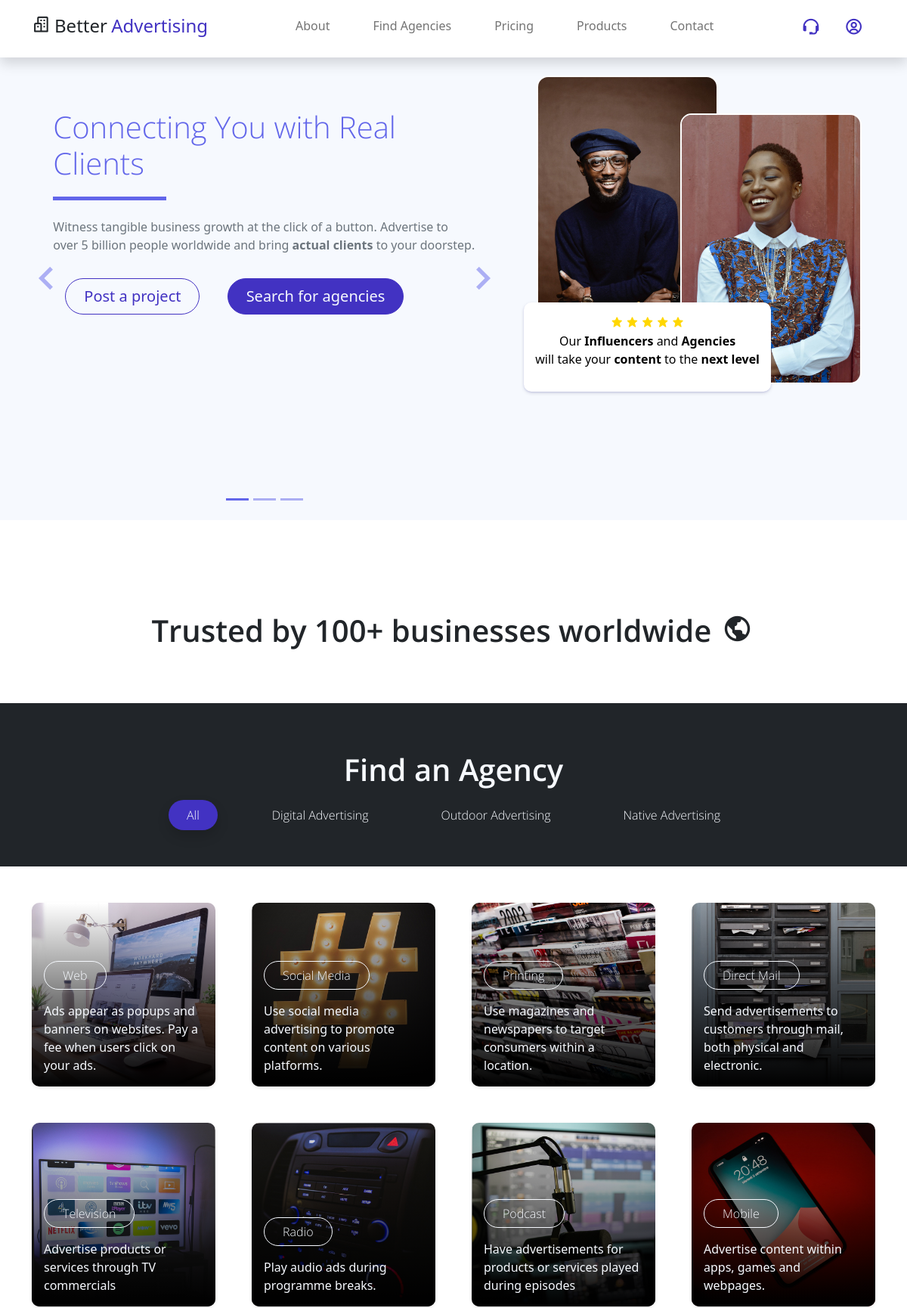
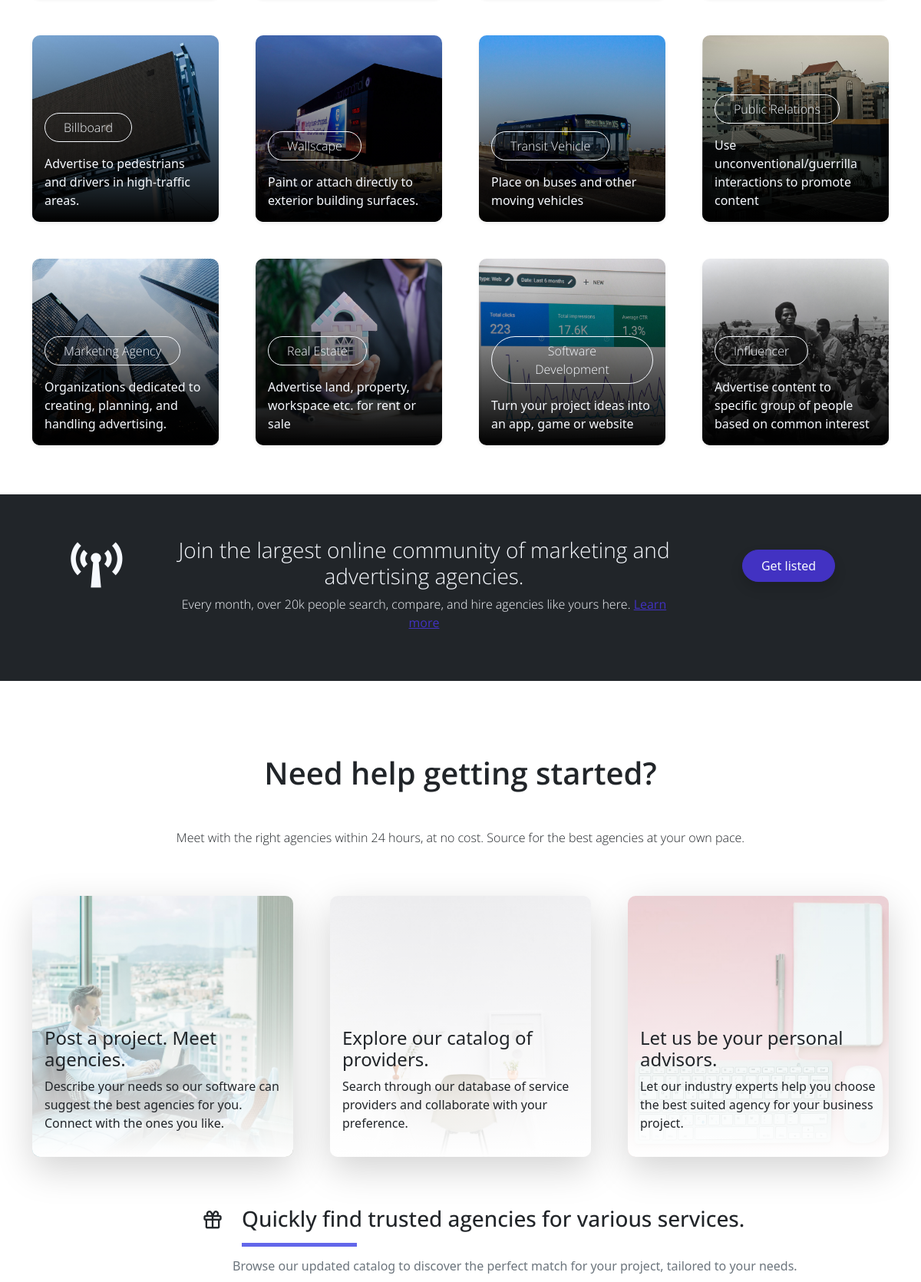
The page / (upper part) on the database its author committed (2 pictures, top to bottom).
### about/models.py (models this page shows, shortened)
class Category(models.Model):
    parent = models.ForeignKey('self', related_name='children', on_delete=models.CASCADE, blank=True, null=True)
    title = models.CharField(max_length=100)
    headline = models.CharField(max_length=250, null=True, blank=True)
    description = models.TextField(max_length=1000, null=True, blank=True)
    slug = AutoSlugField(populate_from='title', unique=True, null=False, editable=False)
    created_at = models.DateTimeField(auto_now_add=True)
    image = models.ImageField(upload_to='categories', blank=True, null=False)
    class Meta:
        unique_together = ('slug', 'parent',)
        verbose_name_plural = "categories"
    def __str__(self):
        full_path = [self.title]
        k = self.parent
        while k is not None:
            full_path.append(k.title)
            k = k.parent
        return ' -> '.join(full_path[::-1])
    def get_title(self):
        title = str(self.title).lower().replace(' ', '_')
        return title

### about/views.py (the view)
# urls.py: path('', HomeView.as_view(), name='home'),
class HomeView(ListView):
    model = Category
    template_name = 'index.html'
    context_object_name = 'categories'

### templates/index.html (shortened to what this page needs)
<!DOCTYPE html>{% load static %}{% load humanize %}
<html lang="en">
<head>
    <link href="{% static 'css/bootstrap.min.css' %}" rel="stylesheet">
    <link href="{% static 'css/boxicon.min.css' %}" rel="stylesheet">
    <link rel="stylesheet" href="{% static 'css/templatemo.css' %}">
    <link rel="stylesheet" href="{% static 'css/custom.css' %}">
    <link rel="stylesheet" href="{% static 'css/loader.css' %}">
    <link rel="stylesheet" href="{% static 'css/modal.css' %}">
</head>
<body onload="showPage()">
<div id="body" style="display: none;">
    <nav id="main_nav" class="navbar navbar-expand-lg navbar-light bg-white shadow sticky">
        <div class="container d-flex justify-content-between align-items-center">
            <a class="navbar-brand h1" href="/">
                <i class='bx bx-buildings bx-sm text-dark'></i>
                <span class="text-dark h4">Better</span> <span class="text-primary h4">Advertising</span>
            </a>
            <div class="align-self-center collapse navbar-collapse flex-fill  d-lg-flex justify-content-lg-between" id="navbar-toggler-success">
                <div class="flex-fill mx-xl-5 mb-2">
                    <ul class="nav navbar-nav d-flex justify-content-between mx-xl-5 text-center text-dark">
                        <li class="nav-item">
                            <a class="nav-link btn-outline-primary rounded-pill px-1" href="/about">About</a>
                        </li>
                        <li class="nav-item">
                            <a class="nav-link btn-outline-primary rounded-pill px-1" href="/connect">Find Agencies</a>
                        </li>
                        <li class="nav-item">
                            <a class="nav-link btn-outline-primary rounded-pill px-1" href="/pricing">Pricing</a>
                        </li>
                        <li class="nav-item">
                            <a class="nav-link btn-outline-primary rounded-pill px-1" href="/store">Products</a>
                        </li>
                        <li class="nav-item">
                            <a class="nav-link btn-outline-primary rounded-pill px-1" href="/contact.asp">Contact</a>
                        </li>
                    </ul>
                </div>
                <div class="navbar align-self-center d-flex">
                    <a class="nav-link" href="#"><i class='bx bx-support bx-sm bx-tada-hover text-primary'></i></a>
                    <a class="nav-link" href="/hwjwo" target="_blank"><i class='bx bx-user-circle bx-sm text-primary'></i></a>
                </div>
            </div>
        </div>
    </nav>
{% block content %}
    <div class="banner-wrapper bg-light">
        <div id="index_banner" class="banner-vertical-center-index container-fluid pt-5 mb-5">
            <div class="row">
                <div class="col-lg-7 col-12">
                    <div id="carouselExampleIndicators" class="carousel slide" data-bs-ride="carousel">
                        <ol class="carousel-indicators">
                            <li data-bs-target="#carouselExampleIndicators" data-bs-slide-to="0" class="active"></li>
                            <li data-bs-target="#carouselExampleIndicators" data-bs-slide-to="1"></li>
                            <li data-bs-target="#carouselExampleIndicators" data-bs-slide-to="2"></li>
                        </ol>
                        <div class="carousel-inner">
                            <div class="carousel-item active">
                                <div class="py-5 row d-flex align-items-center">
                                    <div class="banner-content col-lg-10 col-10 offset-2 m-lg-auto text-left py-5">
                                        <h2 class="banner-heading h2 text-secondary display-3 mb-0 pb-5 mx-0 px-0 light-300 typo-space-line">
                                            Connecting You with Real Clients
                                      </h2>
                                        <p class="banner-body text-muted py-0 mx-0 px-0">
                                            Witness tangible business growth at the click of a button. Advertise to over 5 billion people worldwide and bring <b>actual clients</b> to your doorstep.
                                         </p>
                                            <a class="banner-button btn rounded-pill btn-outline-primary btn-lg px-4 m-3" href="#run-ads" role="button">Post a project</a>
                                            <a class="banner-button btn rounded-pill btn-primary btn-lg px-4 m-3" href="#run-ads" role="button">Search for agencies</a>
                                    </div>
                                </div>
                            </div>
                        </div>
                        <a class="carousel-control-prev text-decoration-none" href="#carouselExampleIndicators" role="button" data-bs-slide="prev">
                            <i class='bx bx-chevron-left'></i>
                        </a>
                        <a class="carousel-control-next text-decoration-none" href="#carouselExampleIndicators" role="button" data-bs-slide="next">
                            <i class='bx bx-chevron-right'></i>
                        </a>
                    </div>
                </div>
                <div class="d-none d-lg-block col-5">
                    <img src="{% static 'img/model-2.jpg' %}" id="model-2">
                    <img src="{% static 'img/model-1.jpg' %}" id="model-1" >
                    <div id="model-desc">
                        <i class="bx bxs-star" style="color: gold"></i>
                        <i class="bx bxs-star" style="color: gold"></i>
                        <i class="bx bxs-star" style="color: gold"></i>
                        <i class="bx bxs-star" style="color: gold"></i>
                        <i class="bx bxs-star" style="color: gold"></i>
                        <p>
                            Our <b>Influencers</b> and <b>Agencies</b><br> will take your <b>content</b> to the <b>next level</b>
                        </p>
                    </div>
                </div>
            </div>
        </div>
    </div>
<br>
    <section class="service-wrapper">
        <div class="container-fluid pb-3">
            <div class="row">
                <h3 class="h2 text-center col-12 py-5 semi-bold-600">Trusted by 100+ businesses worldwide <i class='bx bx-world h2 m-1'></i></h3>
            </div>
        </div>
        <div id="run-ads" class="service-tag py-5 bg-dark">
            <div class="col-md-12">
                <h2 class="col-md-6 m-auto h2 text-light text-center px-5 semi-bold-600 py-3">Find an Agency</h2>
                <ul class="nav d-flex justify-content-center">
                    <li class="nav-item mx-lg-4">
                        <a class="filter-btn nav-link btn-outline-primary active shadow rounded-pill text-light px-4 light-300" href="#" data-filter=".project">All</a>
                    </li>
                    {% for i in categories %}
                    {% if i.children.all %}
                        <li class="nav-item mx-lg-4">
                            <a class="filter-btn nav-link btn-outline-primary rounded-pill text-light px-4 light-300" href="#" data-filter=".{{i.get_title}}">{{i.title}} Advertising</a>
                        </li>
                    {% endif %}
                    {% endfor %}
                </ul>
            </div>
        </div>
    </section>
    <section class="container overflow-hidden py-5">
        <div class="row gx-5 gx-sm-3 gx-lg-5 gy-lg-5 gy-3 pb-3 projects">
            {% for i in categories %}
                {% if not i.children.all %}
                    <div class="col-xl-3 col-md-4 col-sm-6 project {{i.parent.get_title}} {% if i.parent.parent %}{{ i.get_parent.slug }}{% endif %}">
                        <a href="connect/{{i.slug}}" class="service-work card border-0 text-white shadow-sm overflow-hidden mx-5 m-sm-0">
                            <img class="service card-img" src="{% static 'img/categories' %}/{{i.get_title}}.jpg" alt="Card image">
                            <div class="service-work-vertical card-img-overlay d-flex align-items-end">
                                <div class="service-work-content text-left text-light">
                                    <span class="btn btn-outline-light rounded-pill mb-lg-3 px-lg-4 light-300">{{i.title}}</span>
                                    <p class="card-text">{{i.headline}}</p>
                                </div>
                            </div>
                        </a>
                    </div>
                {% endif %}
            {% endfor %}
        </div>
    </section>
    <section class="bg-dark">
        <div class="container py-5">
            <div class="row d-flex justify-content-center text-center">
                <div class="col-lg-2 col-12 text-light align-items-center">
                    <i class='display-1 bx bx-broadcast bx-lg'></i>
                </div>
                <div class="col-lg-7 col-12 text-light pt-2">
                    <h3 class="h3 light-300">Join the largest online community of marketing and advertising agencies.</h3>
                    <p class="light-300">
                        Every month, over 20k people search, compare, and hire agencies like yours here.
                        <a href="">Learn more</a>
                    </p>
                </div>
                <div class="col-lg-3 col-12 pt-4">
                    <a href="#" class="btn btn-primary rounded-pill btn-block shadow px-4 py-2">Get listed</a>
                </div>
            </div>
        </div>
    </section>
    <section class="py-5 mb-5">
        <div class="container">
            <div class="recent-work-header row text-center pb-5">
                <h2 class="col-md-6 m-auto h2 semi-bold-600 py-5">Need help getting started?</h2>
                <p class="light-300">Meet with the right agencies within 24 hours, at no cost. Source for the best agencies at your own pace.</p>
            </div>
            <div class="row gy-5 g-lg-5 mb-4">
                <div class="col-md-4 mb-3">
                    <a href="#" class="recent-work card border-0 shadow-lg overflow-hidden">
                        <img class="recent-work-img card-img" src="{% static 'img/recent-work-01.jpg' %}" alt="Card image">
                        <div class="recent-work-vertical card-img-overlay d-flex align-items-end">
                            <div class="recent-work-content text-start mb-3 ml-3 text-dark">
                                <h4 class="card-title bold-300">Post a project. Meet agencies.</h4>
                                <p class="card-text">
                                    Describe your needs so our software can suggest the best agencies for you.
                                    Connect with the ones you like.
                                </p>
                            </div>
                        </div>
                    </a>
                </div>
                <div class="col-md-4 mb-3">
                    <a href="#" class="recent-work card border-0 shadow-lg overflow-hidden">
                        <img class="recent-work-img card-img" src="{% static 'img/recent-work-02.jpg' %}" alt="Card image">
                        <div class="recent-work-vertical card-img-overlay d-flex align-items-end">
                            <div class="recent-work-content text-start mb-3 ml-3 text-dark">
                                <h4 class="card-title bold-300">Explore our catalog of providers.</h4>
                                <p class="card-text">
                                    Search through our database of service providers
                                    and collaborate with your preference.
                                </p>
                            </div>
                        </div>
                    </a>
                </div>
                <div class="col-md-4 mb-3">
                    <a href="#" class="recent-work card border-0 shadow-lg overflow-hidden">
                        <img class="recent-work-img card-img" src="{% static 'img/recent-work-03.jpg' %}" alt="Card image">
                        <div class="recent-work-vertical card-img-overlay d-flex align-items-end">
                            <div class="recent-work-content text-start mb-3 ml-3 text-dark">
                                <h4 class="card-title bold-300">Let us be your personal advisors.</h4>
                                <p class="card-text">
                                    Let our industry experts help you choose the best
                                    suited agency for your business project.
                                </p>
                            </div>
                        </div>
                    </a>
                </div>
            <div class="recent-work-header row text-center pb-5">
                <div class="service-header col-2 col-lg-3 text-end light-300 pt-5">
                    <i class='bx bx-gift h3 mt-1'></i>
                </div>
                <div class="service-heading col-10 col-lg-9 text-start float-end light-300 pt-5">
                    <h2 class="h3 pb-4 typo-space-line">Quickly find trusted agencies for various services.</h2>
                </div>
                    <p class="service-footer col-10 offset-2 col-lg-9 offset-lg-3 text-start pb-3 text-muted px-0">
                        Browse our updated catalog to discover the perfect match for your project, tailored to your needs.
                    </p>
            </div>
            </div>
        </div>
    </section>
    {% endblock %}
</div>
</body>
</html>

### rows shown on the page
Category: title "Digital"
Category: title "Outdoor"
Category: title "Native"
Category: shows a picture, title "Web", headline "Ads appear as popups and banners on websites. Pay a fee when users click on your ads."
Category: shows a picture, title "Social Media", headline "Use social media advertising to promote content on various platforms."
Category: shows a picture, title "Printing", headline "Use magazines and newspapers to target consumers within a location."
Category: shows a picture, title "Direct Mail", headline "Send advertisements to customers through mail, both physical and electronic."
Category: shows a picture, title "Television", headline "Advertise products or services through TV commercials"
Category: shows a picture, title "Radio", headline "Play audio ads during programme breaks."
Category: shows a picture, title "Podcast", headline "Have advertisements for products or services played during episodes"
Category: shows a picture, title "Mobile", headline "Advertise content within apps, games and webpages."
Category: shows a picture, title "Billboard", headline "Advertise to pedestrians and drivers in high-traffic areas."
Category: shows a picture, title "Wallscape", headline "Paint or attach directly to exterior building surfaces."
Category: shows a picture, title "Transit Vehicle", headline "Place on buses and other moving vehicles"
Category: shows a picture, title "Public Relations", headline "Use unconventional/guerrilla interactions to promote content"
Category: shows a picture, title "Marketing Agency", headline "Organizations dedicated to creating, planning, and handling advertising."
Category: shows a picture, title "Real Estate", headline "Advertise land, property, workspace etc. for rent or sale"
Category: shows a picture, title "Software Development", headline "Turn your project ideas into an app, game or website"
Category: shows a picture, title "Influencer", headline "Advertise content to specific group of people based on common interest"
